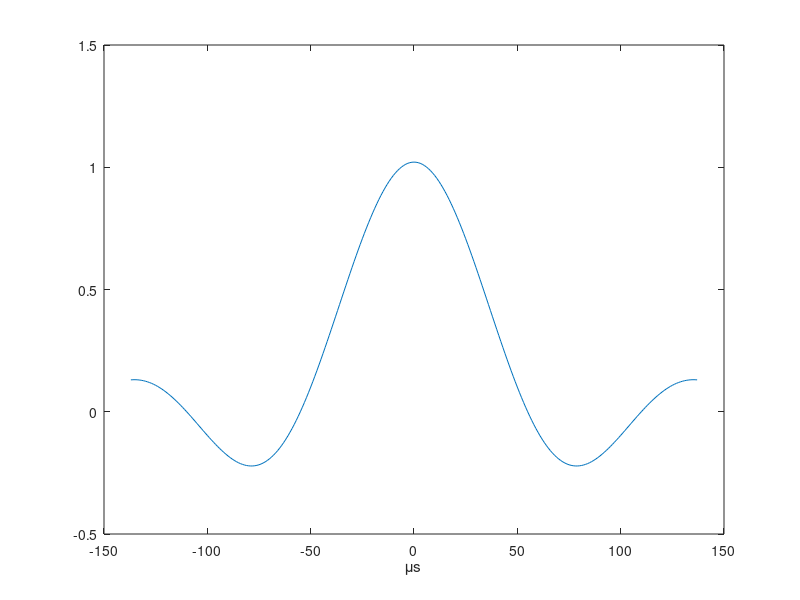
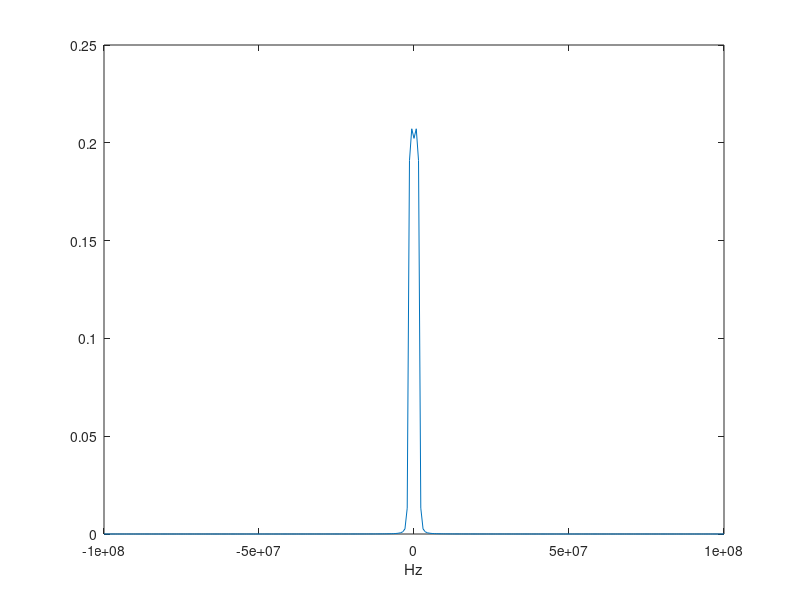

Write the MATLAB code that produced these figures, in order. (Note: this script raises an error after producing the figures.)
% Baseband modulation


% Parameters
LL = 1440; % Total number of bits 
fs = 200e6;    % Sampled frequency of the signal
T =  (400e-6)/LL;    % Period of a symbol (400μs and Passband signal 2 bits per symbol and 1440 bits to transmit)
ov_samp = floor(fs*T);   % Over-sampling factor (Sampling frequency/symbol rate)
N = 5; % Length of filter in symbol periods.
Ns = floor(N*ov_samp); % Number of filter samples
t_pulse = -floor(Ns/2):floor(Ns/2);   % Pulse time vector
pulse = sinc(t_pulse/ov_samp);   % sinc pulse 
pulse = transpose(pulse)/norm(pulse)/sqrt(1/(ov_samp));


% Show pulse plot and frequency plot
figure;
plot(t_pulse, pulse);
xlabel('μs');
F_pulse = fftshift(fft(pulse));           
len = length(t_pulse);
fr = linspace(-0.5, 0.5, len)*fs;
figure;

plot(fr, abs(F_pulse/len));
xlabel('Hz');


% image's bits
bits = reshape(cdata, 1440, 1);
bits = bits(1:LL);

% Map bits to -1 and +1
xI = 2 * bits(:, 1) - 1; 
xQ = zeros([LL,1]); 

% Upsample to match pulse 
xI_up = upsample(xI,ov_samp);
xQ_up = upsample(xQ,ov_samp);

xI_con = conv(xI_up, pulse); % Shape I component
xQ_con = conv(xQ_up, pulse); % Shape Q component

% Combine I and Q to create complex baseband signal
x_t = complex(xI_con, xQ_con);

% Scale x_t to ensure |xI(t)| < 1 and |xQ(t)| < 1
max_val = max(abs([real(x_t); imag(x_t)]));
x_t = x_t / max_val;

transmitsignal = x_t;
save('transmitsignal.mat', 'transmitsignal');
